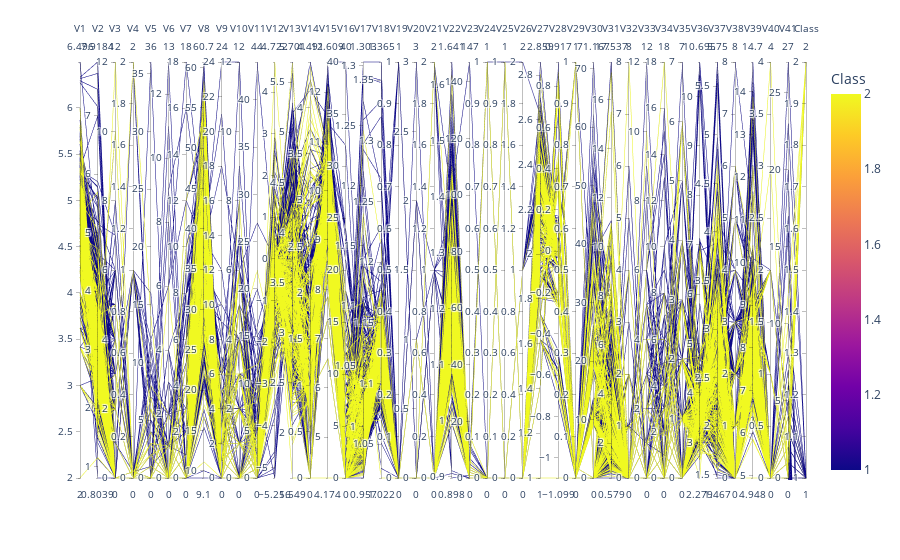

The notebook cell saved with this chart:
### Code cell
import plotly.express as px
from sklearn.feature_selection import mutual_info_classif

X = df.drop("Class", axis=1)
y = df["Class"]
information_gain = mutual_info_classif(X, y)
print("Paired features sorted by the information gain")
df_sorted = pd.DataFrame({"feature": X.columns, "info_gain": information_gain}).sort_values("info_gain", ascending=False)
print(df_sorted.head())

# Parallel chart

print("Parallel plot of all the features in the data set")
fig = px.parallel_coordinates(df, color="Class")
fig.show()

### Figure 1 — Plotly figure (JSON) as saved in the notebook; plotly's stock layout.template omitted (floating-point values rounded to 4 significant figures; data arrays with more than 128 entries replaced by an {"elided": "..."} marker saying what was removed)
{"data": [{"dimensions": [{"label": "V1", "values": {"elided": "846 float values"}}, {"label": "V2", "values": {"elided": "846 float values"}}, {"label": "V3", "values": {"elided": "846 int values"}}, {"label": "V4", "values": {"elided": "846 float values"}}, {"label": "V5", "values": {"elided": "846 int values"}}, {"label": "V6", "values": {"elided": "846 int values"}}, {"label": "V7", "values": {"elided": "846 int values"}}, {"label": "V8", "values": {"elided": "846 float values"}}, {"label": "V9", "values": {"elided": "846 int values"}}, {"label": "V10", "values": {"elided": "846 int values"}}, {"label": "V11", "values": {"elided": "846 int values"}}, {"label": "V12", "values": {"elided": "846 float values"}}, {"label": "V13", "values": {"elided": "846 float values"}}, {"label": "V14", "values": {"elided": "846 float values"}}, {"label": "V15", "values": {"elided": "846 float values"}}, {"label": "V16", "values": {"elided": "846 int values"}}, {"label": "V17", "values": {"elided": "846 float values"}}, {"label": "V18", "values": {"elided": "846 float values"}}, {"label": "V19", "values": {"elided": "846 int values"}}, {"label": "V20", "values": {"elided": "846 int values"}}, {"label": "V21", "values": {"elided": "846 int values"}}, {"label": "V22", "values": {"elided": "846 float values"}}, {"label": "V23", "values": {"elided": "846 int values"}}, {"label": "V24", "values": {"elided": "846 int values"}}, {"label": "V25", "values": {"elided": "846 int values"}}, {"label": "V26", "values": {"elided": "846 int values"}}, {"label": "V27", "values": {"elided": "846 float values"}}, {"label": "V28", "values": {"elided": "846 float values"}}, {"label": "V29", "values": {"elided": "846 float values"}}, {"label": "V30", "values": {"elided": "846 float values"}}, {"label": "V31", "values": {"elided": "846 float values"}}, {"label": "V32", "values": {"elided": "846 int values"}}, {"label": "V33", "values": {"elided": "846 int values"}}, {"label": "V34", "values": {"elided": "846 int values"}}, {"label": "V35", "values": {"elided": "846 int values"}}, {"label": "V36", "values": {"elided": "846 float values"}}, {"label": "V37", "values": {"elided": "846 float values"}}, {"label": "V38", "values": {"elided": "846 int values"}}, {"label": "V39", "values": {"elided": "846 float values"}}, {"label": "V40", "values": {"elided": "846 int values"}}, {"label": "V41", "values": {"elided": "846 int values"}}, {"label": "Class", "values": {"elided": "846 int values"}}], "domain": {"x": [0, 1], "y": [0, 1]}, "line": {"color": {"elided": "846 int values"}, "coloraxis": "coloraxis"}, "name": "", "type": "parcoords"}], "layout": {"coloraxis": {"colorbar": {"title": {"text": "Class"}}, "colorscale": [[0, "#0d0887"], [0.1111, "#46039f"], [0.2222, "#7201a8"], [0.3333, "#9c179e"], [0.4444, "#bd3786"], [0.5556, "#d8576b"], [0.6667, "#ed7953"], [0.7778, "#fb9f3a"], [0.8889, "#fdca26"], [1, "#f0f921"]]}, "legend": {"tracegroupgap": 0}, "margin": {"t": 60}}}
